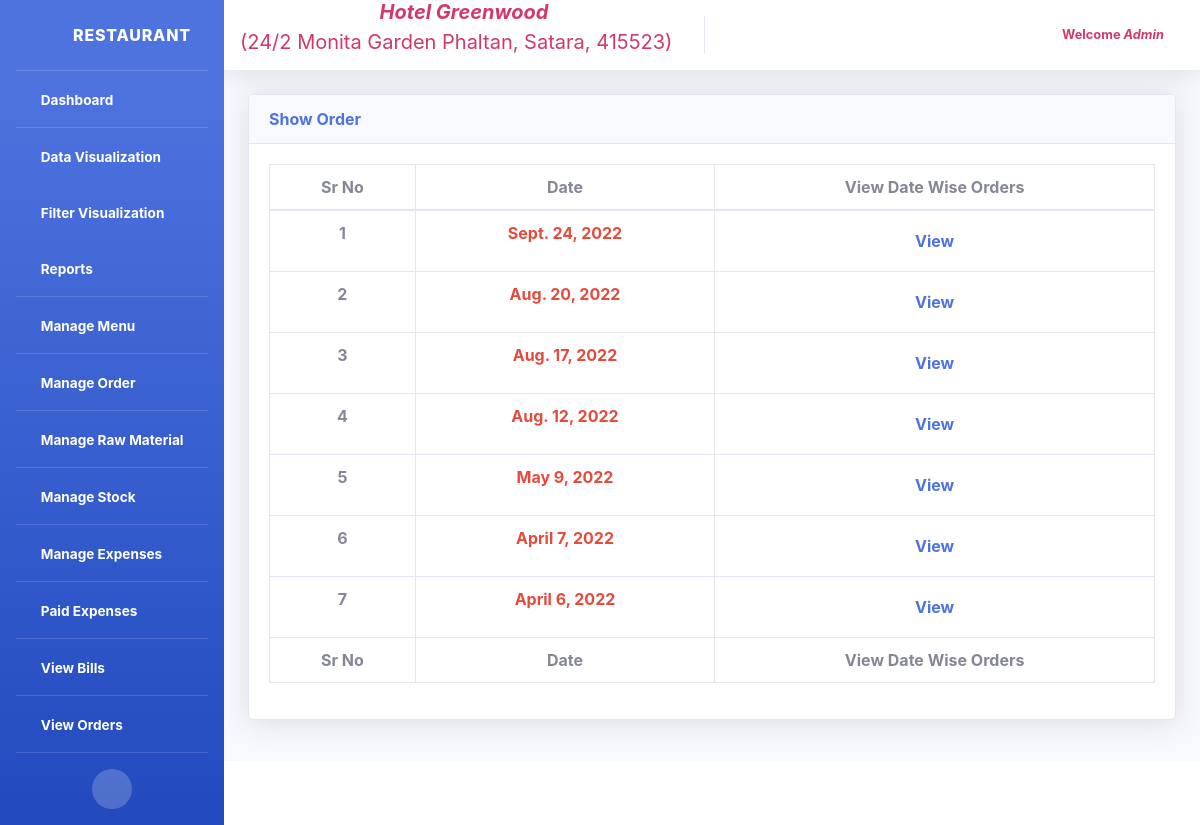
The page /polls/viewOrderDetails (signed in) on the database its author committed.
### polls/models.py (models this page shows, shortened)
class OrdersMaster(models.Model):
	master_date = models.DateField()
	created_at = models.DateTimeField(auto_now_add=True)
	updated_at = models.DateTimeField(auto_now=True)
	class Meta:
		db_table = "OrdersMaster"

### polls/views.py (the view)
# urls.py: path('viewOrderDetails', views.ViewOrderDetialsView.as_view(), name='viewOrderDetails'),
class ViewOrderDetialsView(LoggedInMixin, ListView):
    model = OrdersMaster
    template_name = 'date_wise_orders.html'
    ordering = ['-created_at']
    queryset = OrdersMaster.objects.all()

### polls/views.py (called while the page is built)
    def dispatch(self, request, *args, **kwargs):
        if not request.user.is_authenticated:
            return redirect('/polls/login/')
        return super(LoggedInMixin, self).dispatch(request, *args, **kwargs)

### polls/templates/date_wise_orders.html (shortened to what this page needs)
{% extends 'header.html' %}
{% block body %}
{% load static %}
<!DOCTYPE html>
<html>
<head>
	<link href="{% static 'vendor/fontawesome-free/css/all.min.css' %}" rel="stylesheet" type="text/css">
	<link href="{% static 'vendor/datatables/dataTables.bootstrap4.min.css' %}" rel="stylesheet">
	<link href="{% static 'css/sb-admin-2.min.css' %}" rel="stylesheet">
</head>
<body>
        <div class="container-fluid mt-4">
          <div class="card shadow mb-4">
            <div class="card-header">
              <span class="font-weight-bold text-primary">Show Order</span>
            </div>
            <div class="card-body">
              <div class="table-responsive">
                <table class="table table-bordered"  width="100%" cellspacing="0">
                  <thead>
                    <tr class="text-center">
                        <th scope="col">Sr No</th>
                        <th scope="col">Date</th>
                        <th scope="col">View Date Wise Orders</th>
                    </tr>
                  </thead>
                  <tfoot>
                    <tr class="text-center">
                        <th scope="col">Sr No</th>
                        <th scope="col">Date</th>
                        <th scope="col">View Date Wise Orders</th>
                    </tr>
                  </tfoot>
                  <tbody>
                    {% for i in object_list %}
                    <tr class="text-center font-weight-bold">
                      <td>{{forloop.counter}}</td>
                      <td class="text-danger">{{i.master_date }}</td>
                      <td><a class="nav-link" href="{% url 'dateWiseDetials' i.id %}">View</a></td>
                    </tr>
                    {% endfor %}
                  </tbody>
                </table>
              </div>
            </div>
          </div>
</div>
{% endblock %}

### polls/templates/header.html (shortened to what this page needs)
{% load static %}
<html>
<head>
  <link href="{% static 'vendor/fontawesome-free/css/all.min.css' %}" rel="stylesheet" type="text/css">
  <link href="{% static 'css/sb-admin-2.min.css' %}" rel="stylesheet">
  <link href="{% static 'css/other.css' %}" rel="stylesheet">
</head>
<body id="page-top">
<div id="wrapper">
<ul class="navbar-nav bg-gradient-primary sidebar sidebar-dark accordion" id="accordionSidebar">
  <a class="sidebar-brand d-flex align-items-center justify-content-center" href="{% url 'dashboard' %}">
  <div class="sidebar-brand-icon rotate-n-15">
    <i class="fas fa-home fa-fw "></i>
  </div>
  <div class="sidebar-brand-text mx-3">Restaurant</div>
  </a>
  <hr class="sidebar-divider my-0">
  <li class="nav-item active">
    <a class="nav-link" href="{% url 'dashboard' %}">
      <i class="fas fa-fw fa-tachometer-alt"></i>
      <span>Dashboard</span></a>
  </li>
  <hr class="sidebar-divider my-0">
  <li class="nav-item active">
    <a class="nav-link collapsed" href="#" data-toggle="collapse" data-target="#collapseTwo" aria-expanded="true" aria-controls="collapseTwo">
      <i class="fas fa-fw fa fa-chart-area"></i>
      <span>Data Visualization</span>
    </a>
  </li>
 <li class="nav-item active">
    <a class="nav-link collapsed" href="#" data-toggle="collapse" data-target="#collapsefilter" aria-expanded="true" aria-controls="collapseTwo">
      <i class="fas fa-fw fa fa-chart-area"></i>
      <span>Filter Visualization</span>
    </a>
  </li>
  <li class="nav-item active">
    <a class="nav-link collapsed" href="#" data-toggle="collapse" data-target="#collapsereport" aria-expanded="true" aria-controls="collapseTwo">
      <i class="fas fa-fw fa fa-file"></i>
      <span>Reports</span>
    </a>
  </li>
  <hr class="sidebar-divider my-0">
  <li class="nav-item active">
    <a class="nav-link" href="{% url 'manageMenu' %}">
      <i class="fas fa-fw fa-cog"></i>
      <span>Manage Menu</span></a>
  </li>
  <hr class="sidebar-divider my-0">
  <li class="nav-item active">
    <a class="nav-link" href="{% url 'manageOrder' %}">
      <i class="fas fa-fw fa-cog"></i>
      <span>Manage Order</span></a>
  </li>
  <hr class="sidebar-divider my-0">
  <li class="nav-item active">
    <a class="nav-link" href="{% url 'manageRawMaterial' %}">
      <i class="fas fa-fw fa-cog"></i>
      <span>Manage Raw Material</span></a>
  </li>
  <hr class="sidebar-divider my-0">
  <li class="nav-item active">
    <a class="nav-link" href="{% url 'manageStock' %}">
      <i class="fas fa-fw fa-cog"></i>
      <span>Manage Stock</span></a>
  </li>
  <hr class="sidebar-divider my-0">
  <li class="nav-item active">
    <a class="nav-link" href="{% url 'manageExpenses' %}">
      <i class="fas fa-fw fa-cog"></i>
      <span>Manage Expenses</span></a>
  </li>
  <hr class="sidebar-divider my-0">
  <li class="nav-item active">
    <a class="nav-link" href="{% url 'paidExpeses' %}">
      <i class="fas fa-fw fa-plus"></i>
      <span>Paid Expenses</span></a>
  </li>
  <hr class="sidebar-divider my-0">
  <li class="nav-item active">
    <a class="nav-link" href="{% url 'viewBills' %}">
      <i class="fas fa-fw fa fa-list"></i>
      <span>View Bills</span></a>
  </li>
  <hr class="sidebar-divider my-0">
  <li class="nav-item active">
    <a class="nav-link" href="{% url 'viewOrderDetails' %}">
      <i class="fas fa-fw fa fa-list"></i>
      <span>View Orders</span></a>
  </li>
<hr class="sidebar-divider">
  <div class="text-center d-none d-md-inline">
    <button class="rounded-circle border-0" id="sidebarToggle"></button>
  </div>
</ul>
    <div id="content-wrapper" class="d-flex flex-column">
        <div id="content">
        <nav class="navbar navbar-expand navbar-light bg-white topbar mb-1 static-top shadow">
          <span align="center" class="navbar-brand mb-0 h1 text-info"><i class='fas fa-hotel' style='font-size:20px'></i><i class="font-weight-bold" style="color: #D2386C;">Hotel Greenwood</i><p style="color:  #D2386C;"> (24/2 Monita Garden Phaltan, Satara, 415523)</p></span>
            <ul class="navbar-nav ml-auto">
            <li class="nav-item dropdown no-arrow">
              <a class="nav-link dropdown-toggle" href="#" id="userDropdown" role="button" data-toggle="dropdown" aria-haspopup="true" aria-expanded="false">
                <span class="mr-2 d-none d-lg-inline text-gray-600 small">
                {% if user.is_authenticated %}
                  <b style="color: #D2386C;">Welcome&nbsp;<i>{{request.user | title}}</i></b>
                {% endif %}
                </span>
              </a>
            </li>
          </ul>
        </nav>
        {% block body %} {% endblock %}
    </div>
      <footer class="sticky-footer bg-white">
      </footer>
    </div>
  </div>
</body>
</html>

### rows shown on the page
OrdersMaster: master_date "Sept. 24, 2022"
OrdersMaster: master_date "Aug. 20, 2022"
OrdersMaster: master_date "Aug. 17, 2022"
OrdersMaster: master_date "Aug. 12, 2022"
OrdersMaster: master_date "May 9, 2022"
OrdersMaster: master_date "April 7, 2022"
OrdersMaster: master_date "April 6, 2022"

### other values the page prints
{{ request.user | title }} "Admin"
